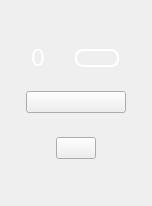
<?xml version="1.0" encoding="UTF-8"?>
<ui version="4.0">
 <class>dioChannel</class>
 <widget class="QWidget" name="dioChannel">
  <property name="geometry">
   <rect>
    <x>0</x>
    <y>0</y>
    <width>152</width>
    <height>206</height>
   </rect>
  </property>
  <property name="windowTitle">
   <string>Form</string>
  </property>
  <property name="styleSheet">
   <string notr="true">QWidget#dioChannel[locked=true]
{
border:1px solid red;
}</string>
  </property>
  <layout class="QVBoxLayout" name="verticalLayout">
   <property name="spacing">
    <number>0</number>
   </property>
   <property name="leftMargin">
    <number>0</number>
   </property>
   <property name="topMargin">
    <number>40</number>
   </property>
   <property name="rightMargin">
    <number>0</number>
   </property>
   <property name="bottomMargin">
    <number>40</number>
   </property>
   <item>
    <layout class="QHBoxLayout" name="horizontalLayout_4">
     <property name="spacing">
      <number>0</number>
     </property>
     <property name="topMargin">
      <number>0</number>
     </property>
     <item>
      <spacer name="horizontalSpacer_7">
       <property name="orientation">
        <enum>Qt::Horizontal</enum>
       </property>
       <property name="sizeType">
        <enum>QSizePolicy::Fixed</enum>
       </property>
       <property name="sizeHint" stdset="0">
        <size>
         <width>25</width>
         <height>20</height>
        </size>
       </property>
      </spacer>
     </item>
     <item>
      <widget class="QLabel" name="label">
       <property name="sizePolicy">
        <sizepolicy hsizetype="Fixed" vsizetype="Fixed">
         <horstretch>0</horstretch>
         <verstretch>0</verstretch>
        </sizepolicy>
       </property>
       <property name="styleSheet">
        <string notr="true">QLabel
{
background:transparent;
height: 28px;
width: 14px;
color: #FFFFFF;
font-family: Arial;
font-size: 24px;	
line-height: 28px;
text-align: center;
}</string>
       </property>
       <property name="text">
        <string>0</string>
       </property>
       <property name="alignment">
        <set>Qt::AlignCenter</set>
       </property>
      </widget>
     </item>
     <item>
      <spacer name="horizontalSpacer_8">
       <property name="orientation">
        <enum>Qt::Horizontal</enum>
       </property>
       <property name="sizeType">
        <enum>QSizePolicy::Fixed</enum>
       </property>
       <property name="sizeHint" stdset="0">
        <size>
         <width>24</width>
         <height>20</height>
        </size>
       </property>
      </spacer>
     </item>
     <item>
      <widget class="QPushButton" name="input">
       <property name="sizePolicy">
        <sizepolicy hsizetype="Fixed" vsizetype="Fixed">
         <horstretch>0</horstretch>
         <verstretch>0</verstretch>
        </sizepolicy>
       </property>
       <property name="minimumSize">
        <size>
         <width>42</width>
         <height>0</height>
        </size>
       </property>
       <property name="styleSheet">
        <string notr="true">QPushButton
{
width: 40px;
height: 14px;
border: 2px solid ;
border-radius: 8px;
border-color: white; 
}

QPushButton[high=false]{
border-color: white;
background-color: rgba(255, 255, 255, 50); 
}

QPushButton[high=true] {
border-color: white;
background-color: white;
}

QPushButton[high=false][short=true] {
border-color: red;
}
QPushButton[high=true][short=true] {
border-color: red;
background-color: red;
}</string>
       </property>
       <property name="text">
        <string/>
       </property>
       <property name="checkable">
        <bool>false</bool>
       </property>
       <property name="checked">
        <bool>false</bool>
       </property>
      </widget>
     </item>
     <item>
      <spacer name="horizontalSpacer_9">
       <property name="orientation">
        <enum>Qt::Horizontal</enum>
       </property>
       <property name="sizeType">
        <enum>QSizePolicy::Fixed</enum>
       </property>
       <property name="sizeHint" stdset="0">
        <size>
         <width>25</width>
         <height>20</height>
        </size>
       </property>
      </spacer>
     </item>
    </layout>
   </item>
   <item>
    <spacer name="verticalSpacer">
     <property name="orientation">
      <enum>Qt::Vertical</enum>
     </property>
     <property name="sizeType">
      <enum>QSizePolicy::Fixed</enum>
     </property>
     <property name="sizeHint" stdset="0">
      <size>
       <width>15</width>
       <height>15</height>
      </size>
     </property>
    </spacer>
   </item>
   <item>
    <layout class="QHBoxLayout" name="horizontalLayout_3">
     <property name="spacing">
      <number>0</number>
     </property>
     <property name="topMargin">
      <number>0</number>
     </property>
     <item>
      <spacer name="horizontalSpacer_3">
       <property name="orientation">
        <enum>Qt::Horizontal</enum>
       </property>
       <property name="sizeType">
        <enum>QSizePolicy::Fixed</enum>
       </property>
       <property name="sizeHint" stdset="0">
        <size>
         <width>25</width>
         <height>20</height>
        </size>
       </property>
      </spacer>
     </item>
     <item>
      <widget class="adiscope::CustomSwitch" name="inout">
       <property name="sizePolicy">
        <sizepolicy hsizetype="Fixed" vsizetype="Fixed">
         <horstretch>0</horstretch>
         <verstretch>0</verstretch>
        </sizepolicy>
       </property>
       <property name="minimumSize">
        <size>
         <width>100</width>
         <height>0</height>
        </size>
       </property>
       <property name="layoutDirection">
        <enum>Qt::LeftToRight</enum>
       </property>
       <property name="text">
        <string/>
       </property>
       <property name="checkable">
        <bool>true</bool>
       </property>
       <property name="checked">
        <bool>false</bool>
       </property>
       <property name="leftText" stdset="0">
        <string>in</string>
       </property>
       <property name="rightText" stdset="0">
        <string>out</string>
       </property>
       <property name="polarity" stdset="0">
        <bool>true</bool>
       </property>
       <property name="duration" stdset="0">
        <number>0</number>
       </property>
      </widget>
     </item>
     <item>
      <spacer name="horizontalSpacer_4">
       <property name="orientation">
        <enum>Qt::Horizontal</enum>
       </property>
       <property name="sizeType">
        <enum>QSizePolicy::Fixed</enum>
       </property>
       <property name="sizeHint" stdset="0">
        <size>
         <width>25</width>
         <height>20</height>
        </size>
       </property>
      </spacer>
     </item>
    </layout>
   </item>
   <item>
    <spacer name="verticalSpacer_2">
     <property name="orientation">
      <enum>Qt::Vertical</enum>
     </property>
     <property name="sizeType">
      <enum>QSizePolicy::Fixed</enum>
     </property>
     <property name="sizeHint" stdset="0">
      <size>
       <width>20</width>
       <height>20</height>
      </size>
     </property>
    </spacer>
   </item>
   <item>
    <layout class="QHBoxLayout" name="horizontalLayout">
     <property name="spacing">
      <number>0</number>
     </property>
     <property name="topMargin">
      <number>0</number>
     </property>
     <item>
      <spacer name="horizontalSpacer">
       <property name="orientation">
        <enum>Qt::Horizontal</enum>
       </property>
       <property name="sizeHint" stdset="0">
        <size>
         <width>40</width>
         <height>20</height>
        </size>
       </property>
      </spacer>
     </item>
     <item>
      <widget class="adiscope::SmallOnOffSwitch" name="output">
       <property name="enabled">
        <bool>true</bool>
       </property>
       <property name="sizePolicy">
        <sizepolicy hsizetype="Fixed" vsizetype="Fixed">
         <horstretch>0</horstretch>
         <verstretch>0</verstretch>
        </sizepolicy>
       </property>
       <property name="text">
        <string/>
       </property>
       <property name="checkable">
        <bool>true</bool>
       </property>
       <property name="checked">
        <bool>false</bool>
       </property>
       <property name="bothValid" stdset="0">
        <bool>true</bool>
       </property>
       <property name="leftText" stdset="0">
        <string>1</string>
       </property>
       <property name="rightText" stdset="0">
        <string>0</string>
       </property>
      </widget>
     </item>
     <item>
      <spacer name="horizontalSpacer_2">
       <property name="orientation">
        <enum>Qt::Horizontal</enum>
       </property>
       <property name="sizeHint" stdset="0">
        <size>
         <width>40</width>
         <height>20</height>
        </size>
       </property>
      </spacer>
     </item>
    </layout>
   </item>
  </layout>
 </widget>
 <customwidgets>
  <customwidget>
   <class>adiscope::SmallOnOffSwitch</class>
   <extends>QPushButton</extends>
   <header>smallOnOffSwitch.hpp</header>
  </customwidget>
  <customwidget>
   <class>adiscope::CustomSwitch</class>
   <extends>QPushButton</extends>
   <header>customSwitch.hpp</header>
  </customwidget>
 </customwidgets>
 <resources/>
 <connections/>
</ui>
